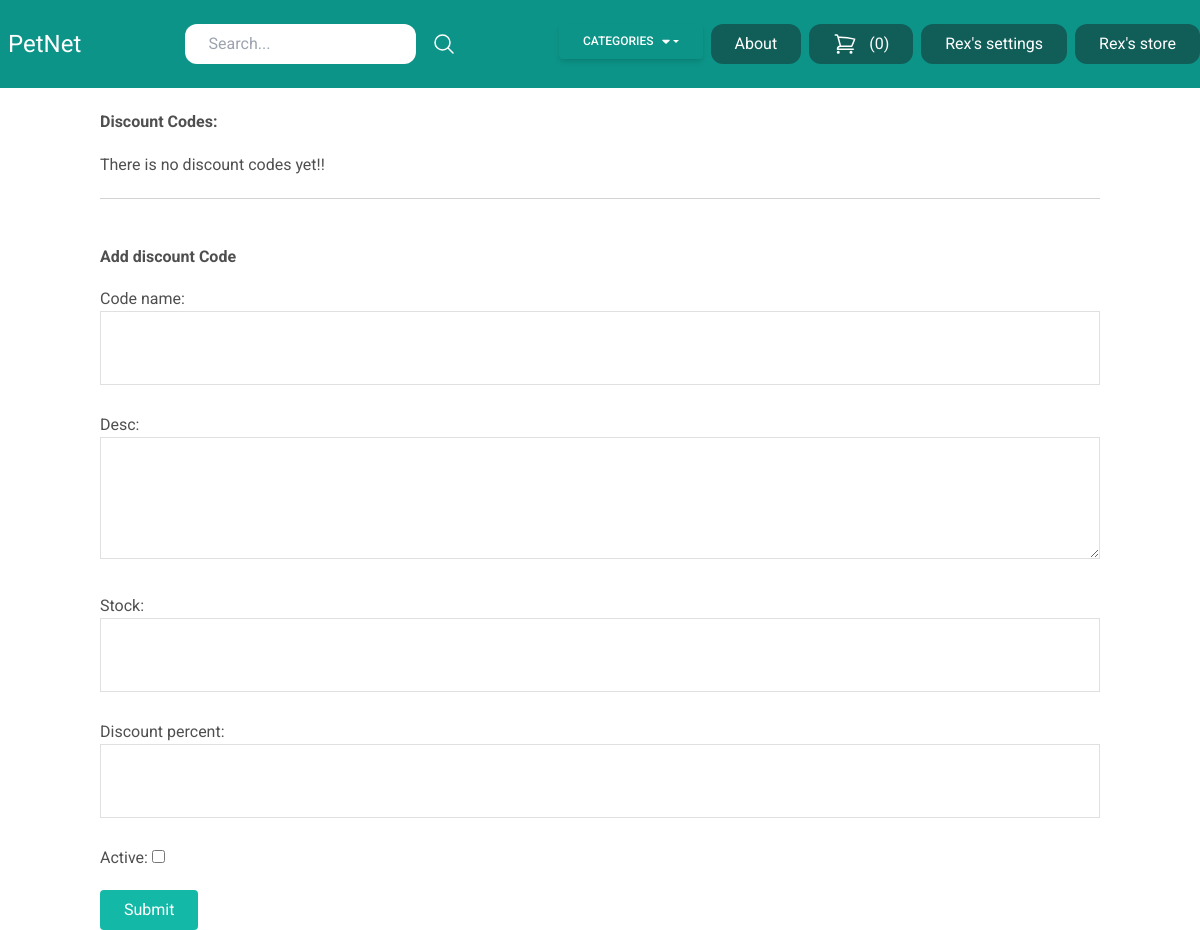
/discount/ (signed in), run on an earlier commit of the app's database.
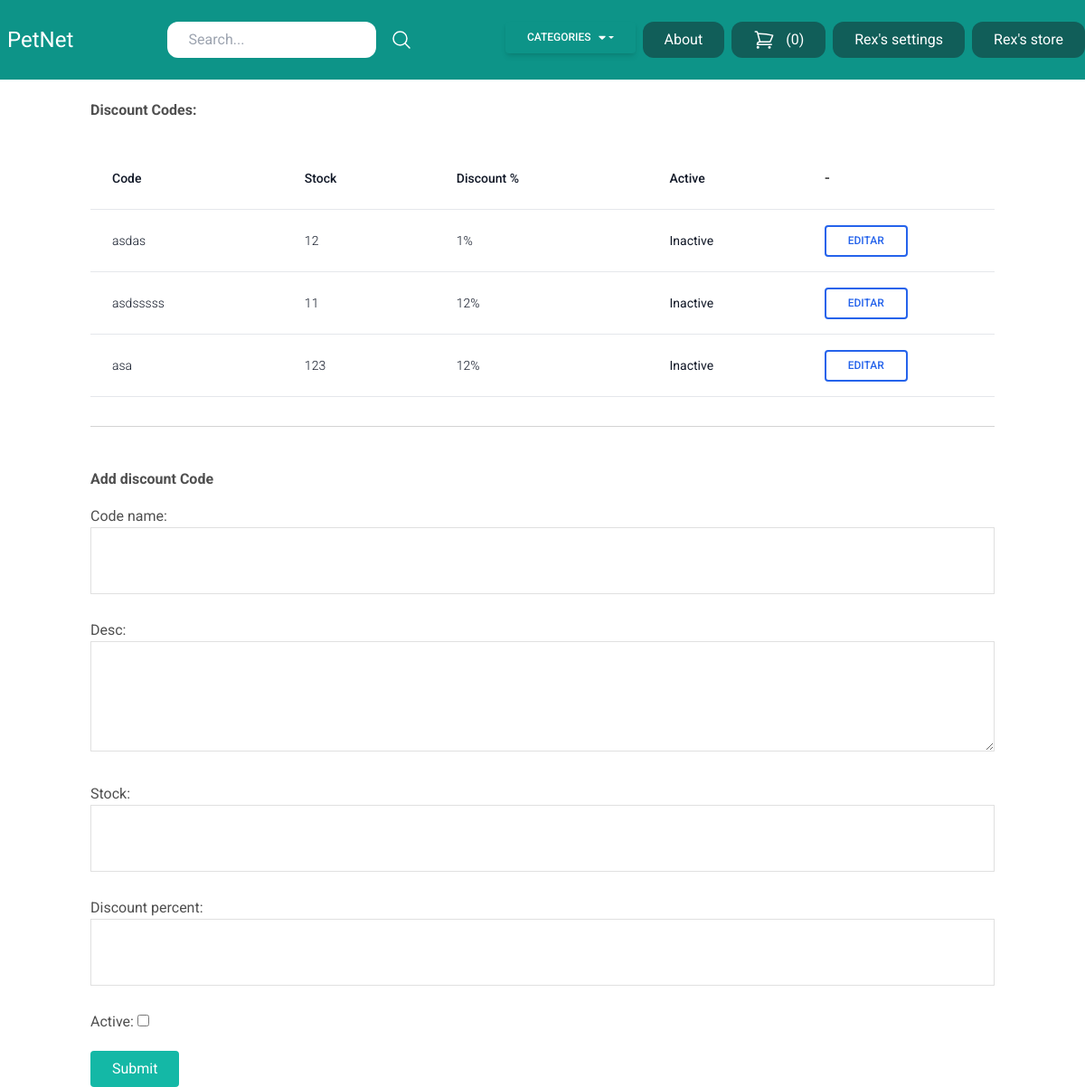
And on a later commit of the database.
### store/models.py (models this page shows, shortened)
class Discount(models.Model):
    created_by = models.ForeignKey(User, related_name='discounts', on_delete=models.CASCADE)
    code_name    = models.CharField(max_length=35, unique=True)
    desc    = models.TextField()
    stock   = models.IntegerField()
    discount_percent = models.IntegerField()
    active  = models.BooleanField(default=False)
    created_at  = models.DateTimeField(auto_now_add=True)
    modified_at = models.DateField(auto_now=True)

### store/decorator.py (the view)
        def wrapper(request, *args, **kwargs):
            if request.user.userprofile.is_vendor:
                return function(request, *args, **kwargs)
            messages.add_message(request, messages.WARNING, 'You are not a vendor !')
            return redirect('frontpage')

### store/forms.py
class DiscountForm(forms.ModelForm):
    class Meta:
        model = Discount
        exclude = ('created_at','modified_at',)
        widgets= {
            'created_by':forms.HiddenInput(),
            'code_name': forms.TextInput(attrs={
                'class': 'w-full mb-2 px-2 py-4 border border-gray-200'
            }),
            'desc': forms.Textarea(attrs={
                'rows':3,
                'class': 'w-full mb-2 px-2 py-4 border border-gray-200'
            }),
            'stock': forms.NumberInput(attrs={
                'class': 'w-full mb-2 px-2 py-4 border border-gray-200'
            }),
            'discount_percent': forms.NumberInput(attrs={
                'class': 'w-full mb-2 px-2 py-4 border border-gray-200'
            }),
        }

### store/cart.py (called while the page is built)
    def __len__(self):
        return sum(item['quantity'] for item in self.cart.values())

### store/context_processors.py (called while the page is built)
def cart(request):
    return {'cart':Cart(request)}

### store/templatetags/menu.py (called while the page is built)
@register.inclusion_tag('core/menu.html')
def menu(*args, **kwargs):
    categories = Category.objects.all()
    return {'categories': categories}

### userprofile/templates/userprofile/inventory/discount.html (shortened to what this page needs)
{% extends 'core/base.html' %}
{% block content %}
{% include 'userprofile/inventory/partial_discount.html' %}
<br>
<hr>
<br>
<br>
<h2><strong>Add discount Code</strong></h2>
<form action="." method="post" class="space-y-5">
    {{form.as_p}}
    <button class="mt-6 py-2 px-4 bg-teal-500 rounded text-white hover:bg-teal-800">Submit</button>
</form>
{% endblock content %}

### userprofile/templates/userprofile/inventory/partial_discount.html
<br>
<div class="items-center">
    <h2  ><strong>Discount Codes:</strong></h2>
</div>
<br>
<div class="flex flex-col">
    {% if discounts %}
    <div class="overflow-x-auto sm:-mx-6 lg:-mx-8">
        <div class="py-2 inline-block min-w-full sm:px-6 lg:px-8">
          <div class="overflow-hidden">
            <table class="min-w-full">
              <thead class="border-b">
                <tr>
                  <th scope="col" class="text-sm font-medium text-gray-900 px-6 py-4 text-left">
                    Code
                  </th>
                  <th scope="col" class="text-sm font-medium text-gray-900 px-6 py-4 text-left">
                      Stock
                  </th>
                  <th scope="col" class="text-sm font-medium text-gray-900 px-6 py-4 text-left">
                      Discount %
                  </th>
                  <th scope="col" class="text-sm font-medium text-gray-900 px-6 py-4 text-left">
                      Active
                  </th>
                  <th>
                      -
                  </th>
                </tr>
              </thead>
              <tbody>
                  {% for discount in discounts  %}
                  <tr class="border-b">
                      <td class="text-sm text-gray-900 font-light px-6 py-4 whitespace-nowrap">
                          {{discount.code_name}}
                      </td>
                      <td class="text-sm text-gray-900 font-light px-6 py-4 whitespace-nowrap">
                          {{discount.stock}}
                      </td>
                      <td class="text-sm text-gray-900 font-light px-6 py-4 whitespace-nowrap">
                          {{discount.discount_percent}}%
                      </td>
                      <td class="text-sm text-gray-900 font-light px-6 py-4 whitespace-nowrap">
                          {% if discount.active %} <strong>Active</strong> {% else %} <strong>Inactive</strong> {% endif %}
                      </td>
                      <td>
                          <a href="{% url 'discount_view' %}?id={{discount.id}}" class="inline-block px-6 py-2 border-2 border-blue-600 text-blue-600 font-medium text-xs leading-tight uppercase rounded hover:bg-black hover:bg-opacity-5 focus:outline-none focus:ring-0 transition duration-150 ease-in-out">
                          Editar
                          </a>
                      </td>
                  </tr>
                  {% endfor %}
              </tbody>
            </table>
          </div>
        </div>
      </div>
    {% else %}
        <h2>There is no discount codes yet!! </h2>
    {% endif %}
</div>

What changed in the data, as far as the page shows it:
added Discount: code_name "asdas", stock "12", discount_percent "1", active "Inactive"
added Discount: code_name "asdsssss", stock "11", discount_percent "12", active "Inactive"
added Discount: code_name "asa", stock "123", discount_percent "12", active "Inactive"
Also different on the page:
text no longer shown: "There is no discount codes yet!!"
text now shown: "Code Stock Discount % Active -"
